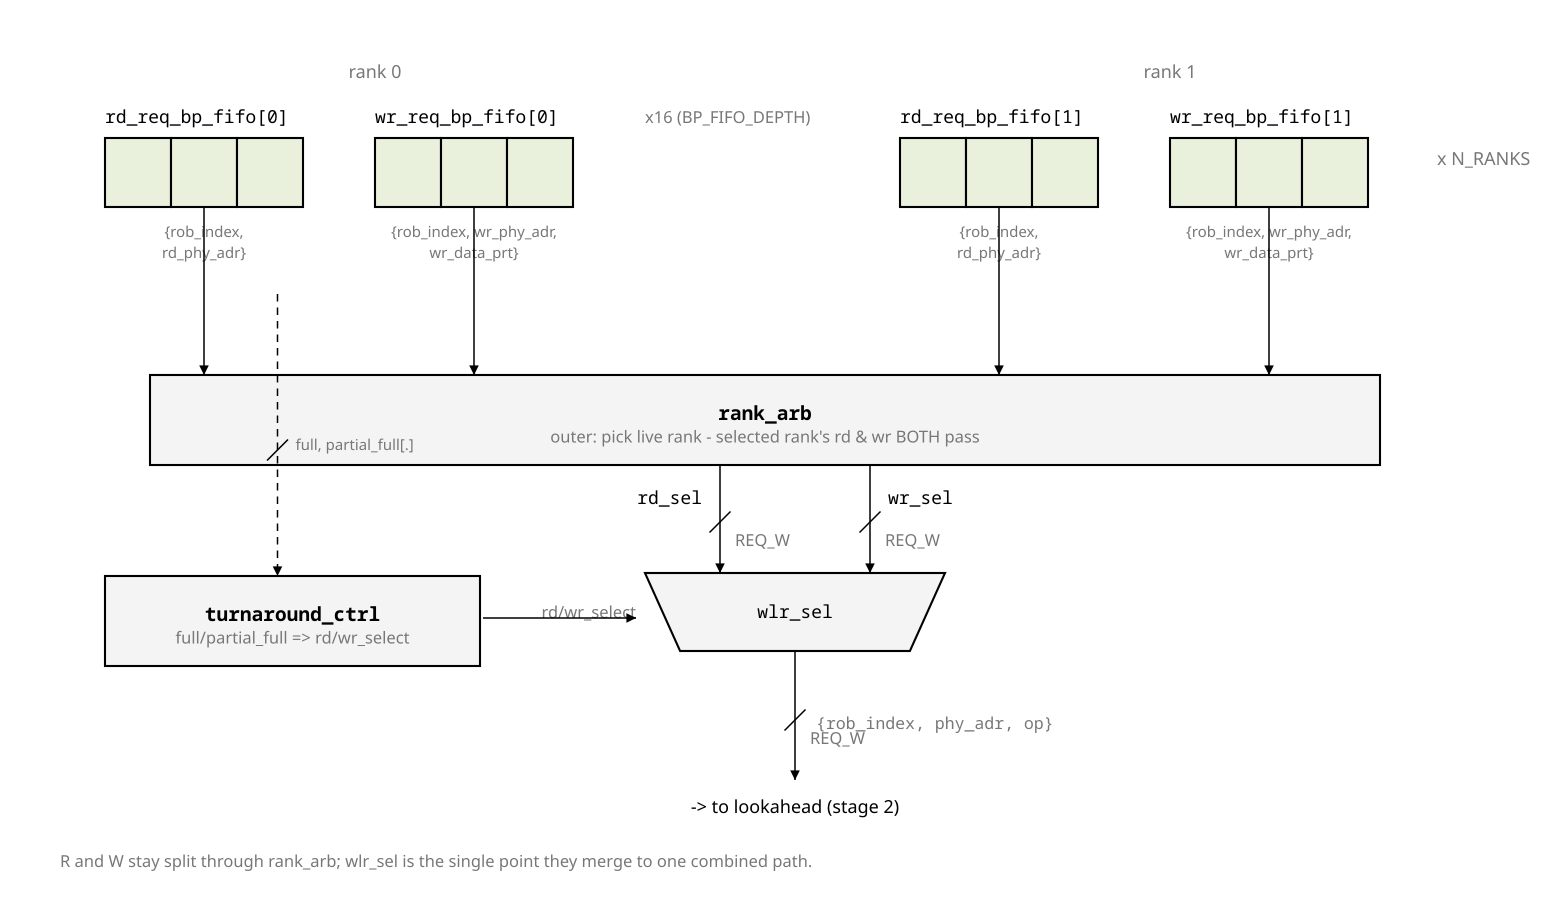

This chart was generated by the following Python code:
from rtlfig import Fig, MUTED, FILL_ACTIVE

# fig_01 — ingress: per-rank split bp-FIFOs -> rank_arb (outer) -> wlr_sel (inner).
# Invariant: R and W stay split through rank_arb; wlr_sel is the single merge point.

f = Fig(1040, 600)

# ---------------- rank grouping labels ----------------
f.note(250, 52, "rank 0", anchor="middle")
f.note(780, 52, "rank 1", anchor="middle")

# ---------------- per-rank split bp-FIFOs (depth 16), rd | wr side by side ----
def fifo(x, name, payload):
    f.cells(x, 92, 3, 44, 46)                  # 3 cells shown of 16
    f.text(x, 82, name, size=12)
    cxc = x + 66
    for i, ln in enumerate(payload):
        f.text(cxc, 158 + 14 * i, ln, size=10, mono=False,
               anchor="middle", fill=MUTED)
    return cxc                                 # cell-row centre x

# rank 0
rd0 = fifo(70,  "rd_req_bp_fifo[0]", ["{rob_index,", "rd_phy_adr}"])
wr0 = fifo(250, "wr_req_bp_fifo[0]", ["{rob_index, wr_phy_adr,", "wr_data_prt}"])
# rank 1
rd1 = fifo(600, "rd_req_bp_fifo[1]", ["{rob_index,", "rd_phy_adr}"])
wr1 = fifo(780, "wr_req_bp_fifo[1]", ["{rob_index, wr_phy_adr,", "wr_data_prt}"])

f.text(430, 82, "x16 (BP_FIFO_DEPTH)", size=11, mono=False, fill=MUTED)
f.note(958, 110, "x N_RANKS", anchor="start")

# ---------------- rank_arb (outer) ----------------
for x in (rd0, rd1, wr0, wr1):                  # four split streams down
    f.line(x, 138, x, 250, arrow=True)

ra = f.logic(100, 250, 820, 60, "rank_arb",
             "outer: pick live rank  -  selected rank's rd & wr BOTH pass")

# ---------------- rank_arb -> two split lanes -> wlr_sel ----------------
f.line(480, 310, 480, 382, arrow=True)
f.slash(480, 348, "REQ_W")
f.text(468, 336, "rd_sel", size=12, anchor="end")

f.line(580, 310, 580, 382, arrow=True)
f.slash(580, 348, "REQ_W")
f.text(592, 336, "wr_sel", size=12)

wm = f.mux(430, 382, 200, 52, "wlr_sel", sel="rd/wr_select")

# ---------------- turnaround_ctrl drives the select ----------------
tc = f.logic(70, 384, 250, 60, "turnaround_ctrl",
             "full/partial_full  =>  rd/wr_select")
f.line(322, 412, 424, 412, arrow=True)          # select into wlr_sel (left)

# status flags feeding turnaround_ctrl (from fifo left edges)
f.line(185, 196, 185, 384, arrow=True, dashed=True)
f.slash(185, 300)
f.text(197, 300, "full, partial_full[.]", size=10, mono=False, fill=MUTED)

# ---------------- combined path out ----------------
f.line(530, 434, 530, 520, arrow=True)
f.slash(530, 480, "REQ_W")
f.text(544, 486, "{rob_index, phy_adr, op}", size=11, fill=MUTED)
f.text(530, 542, "->  to lookahead (stage 2)", size=12, mono=False,
       anchor="middle")

f.caption(40, 578, "R and W stay split through rank_arb; wlr_sel is the single "
                   "point they merge to one combined path.")

f.save("fig_01_ingress.svg")
print("wrote fig_01_ingress.svg")
